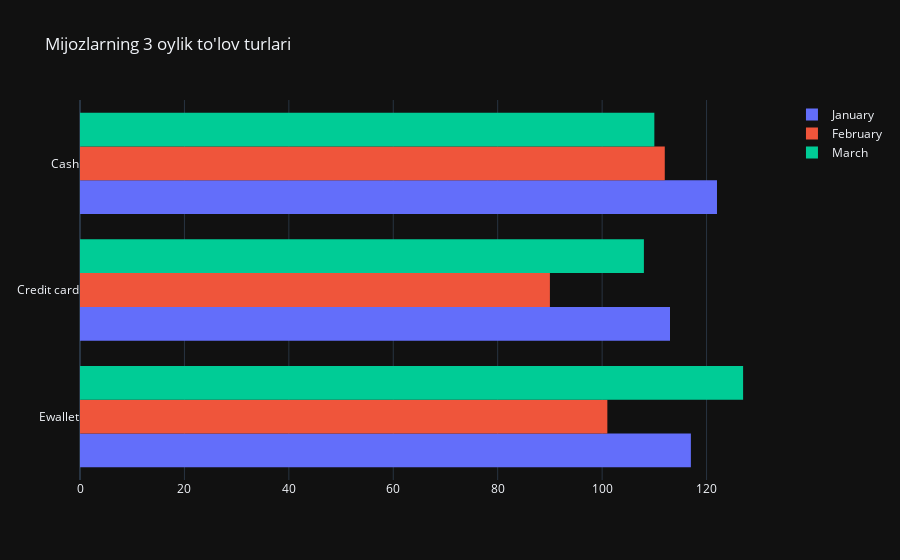

Here is the notebook cell this chart was saved with:
### Code cell
fig = go.Figure()
fig.add_trace(go.Histogram(y=df_month_1['Payment'], name='January'))
fig.add_trace(go.Histogram(y=df_month_2['Payment'], name='February'))
fig.add_trace(go.Histogram(y=df_month_3['Payment'], name="March"))
fig.update_layout(title_text='Mijozlarning 3 oylik to\'lov turlari')
fig.show()

### Figure 1 — Plotly figure (JSON) as saved in the notebook; plotly's stock layout.template omitted (floating-point values rounded to 4 significant figures; data arrays with more than 128 entries replaced by an {"elided": "..."} marker saying what was removed)
{"data": [{"name": "January", "y": {"elided": "352 str values"}, "type": "histogram"}, {"name": "February", "y": {"elided": "303 str values"}, "type": "histogram"}, {"name": "March", "y": {"elided": "345 str values"}, "type": "histogram"}], "layout": {"title": {"text": "Mijozlarning 3 oylik to'lov turlari"}}}
